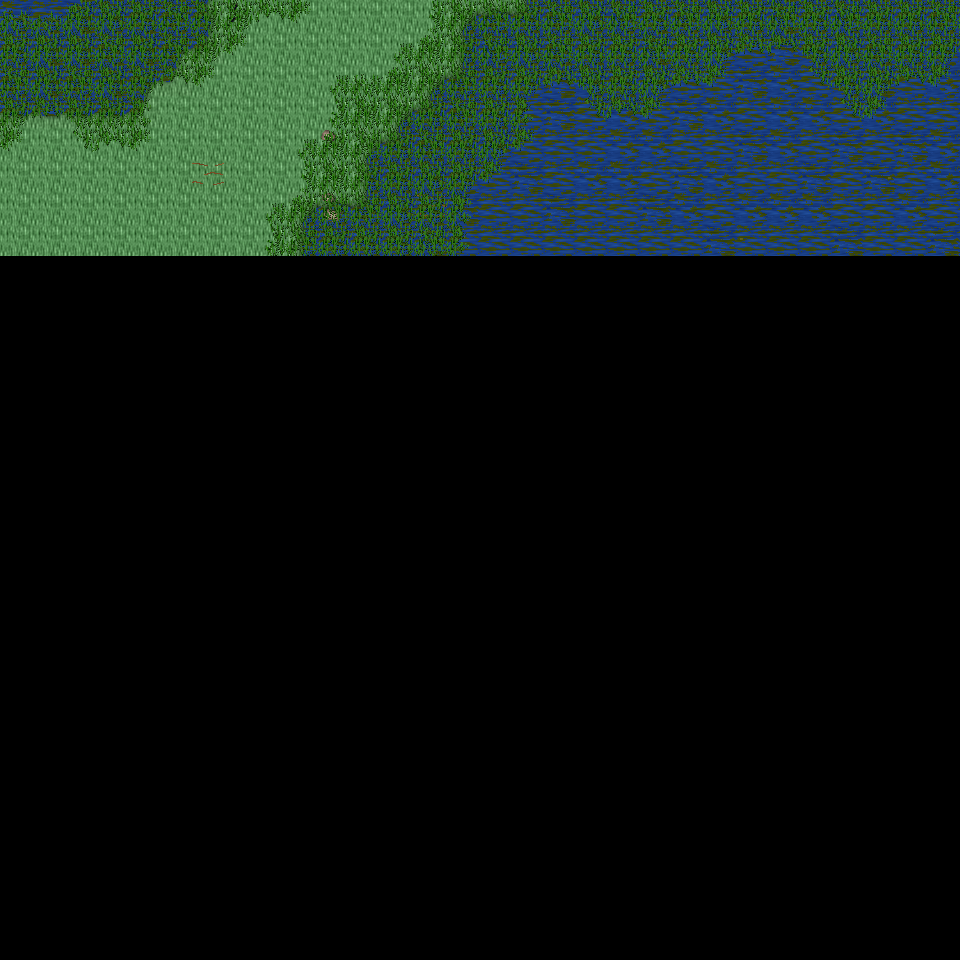

Rendered tile map (Tiled .tmx) drawn with the repository's tilesets; below, a short description and the map source with its tile grids summarised:
An orthogonal 30x30 tile map with 32x32 px tiles, 6 tile layers (Ground, Object, Object2, Above, ...), 35 tilesets and 2 objects (2x mapExit).

<map version="1.0" orientation="orthogonal" renderorder="right-down" width="30" height="30" tilewidth="32" tileheight="32" nextobjectid="3">
  <tileset firstgid="1" name="tileset_ground_ground" tilewidth="32" tileheight="32" tilecount="33" columns="3">
    <image source="../drawable/tileset_ground_ground.png" width="96" height="352" />
  </tileset>
  <tileset firstgid="34" name="tileset_plant_grasses" tilewidth="32" tileheight="32" tilecount="6" columns="3">
    <image source="../drawable/tileset_plant_grasses.png" width="96" height="64" />
  </tileset>
  <tileset firstgid="40" name="tileset_plant_flower_daisy_white" tilewidth="32" tileheight="32" tilecount="8" columns="2">
    <image source="../drawable/tileset_plant_flower_daisy_white.png" width="64" height="128" />
  </tileset>
  <tileset firstgid="48" name="tileset_ground_grass_edges" tilewidth="32" tileheight="32" tilecount="36" columns="12">
    <image source="../drawable/tileset_ground_grass_edges.png" width="384" height="96" />
  </tileset>
  <tileset firstgid="84" name="tileset_ground_grass_corners" tilewidth="32" tileheight="32" tilecount="24" columns="6">
    <image source="../drawable/tileset_ground_grass_corners.png" width="192" height="128" />
  </tileset>
  <tileset firstgid="108" name="tileset_ground_earth_edges" tilewidth="32" tileheight="32" tilecount="18" columns="6">
    <image source="../drawable/tileset_ground_earth_edges.png" width="192" height="96" />
  </tileset>
  <tileset firstgid="126" name="tileset_ground_rock_pebbles" tilewidth="32" tileheight="32" tilecount="3" columns="1">
    <image source="../drawable/tileset_ground_rock_pebbles.png" width="32" height="96" />
  </tileset>
  <tileset firstgid="129" name="tileset_plant_flower_daisy_yellow" tilewidth="32" tileheight="32" tilecount="8" columns="2">
    <image source="../drawable/tileset_plant_flower_daisy_yellow.png" width="64" height="128" />
  </tileset>
  <tileset firstgid="137" name="tileset_plant_flower_daisy_red" tilewidth="32" tileheight="32" tilecount="8" columns="2">
    <image source="../drawable/tileset_plant_flower_daisy_red.png" width="64" height="128" />
  </tileset>
  <tileset firstgid="145" name="tileset_plant_tree_tree_fluffy" tilewidth="32" tileheight="32" tilecount="12" columns="4">
    <image source="../drawable/tileset_plant_tree_tree_fluffy.png" width="128" height="96" />
  </tileset>
  <tileset firstgid="157" name="tileset_logic_creature_undead" tilewidth="32" tileheight="32" tilecount="16" columns="8">
    <image source="../drawable/tileset_logic_creature_undead.png" width="256" height="64" />
  </tileset>
  <tileset firstgid="173" name="tileset_logic_collision" tilewidth="32" tileheight="32" tilecount="1" columns="1">
    <image source="../drawable/tileset_logic_collision.png" width="32" height="32" />
  </tileset>
  <tileset firstgid="174" name="tileset_ground_water_swamp_water" tilewidth="32" tileheight="32" tilecount="33" columns="3">
    <image source="../drawable/tileset_ground_water_swamp_water.png" width="96" height="352" />
  </tileset>
  <tileset firstgid="207" name="tileset_plant_tree_tree_darkgreen" tilewidth="32" tileheight="32" tilecount="88" columns="8">
    <image source="../drawable/tileset_plant_tree_tree_darkgreen.png" width="256" height="352" />
  </tileset>
  <tileset firstgid="295" name="tileset_plant_grasses_swamp" tilewidth="32" tileheight="32" tilecount="42" columns="6">
    <image source="../drawable/tileset_plant_grasses_swamp.png" width="192" height="224" />
  </tileset>
  <tileset firstgid="337" name="tileset_building_stone_ruins" tilewidth="32" tileheight="32" tilecount="72" columns="6">
    <image source="../drawable/tileset_building_stone_ruins.png" width="192" height="384" />
  </tileset>
  <tileset firstgid="409" name="tileset_item_gothic_large_gravestone" tilewidth="32" tileheight="32" tilecount="9" columns="3">
    <image source="../drawable/tileset_item_gothic_large_gravestone.png" width="96" height="96" />
  </tileset>
  <tileset firstgid="418" name="tileset_item_gothic_skull_post" tilewidth="32" tileheight="32" tilecount="2" columns="1">
    <image source="../drawable/tileset_item_gothic_skull_post.png" width="32" height="64" />
  </tileset>
  <tileset firstgid="420" name="tileset_item_gothic_tombstone_2" tilewidth="32" tileheight="32" tilecount="8" columns="2">
    <image source="../drawable/tileset_item_gothic_tombstone_2.png" width="64" height="128" />
  </tileset>
  <tileset firstgid="428" name="tileset_item_statue_broken_green_column" tilewidth="32" tileheight="32" tilecount="2" columns="1">
    <image source="../drawable/tileset_item_statue_broken_green_column.png" width="32" height="64" />
  </tileset>
  <tileset firstgid="430" name="tileset_item_statue_broken_lion" tilewidth="32" tileheight="32" tilecount="6" columns="2">
    <image source="../drawable/tileset_item_statue_broken_lion.png" width="64" height="96" />
  </tileset>
  <tileset firstgid="436" name="tileset_item_statue_green_stone" tilewidth="32" tileheight="32" tilecount="12" columns="4">
    <image source="../drawable/tileset_item_statue_green_stone.png" width="128" height="96" />
  </tileset>
  <tileset firstgid="448" name="tileset_ground_slate_tiles" tilewidth="32" tileheight="32" tilecount="15" columns="5">
    <image source="../drawable/tileset_ground_slate_tiles.png" width="160" height="96" />
  </tileset>
  <tileset firstgid="463" name="tileset_ground_rock_rocks" tilewidth="32" tileheight="32" tilecount="4" columns="2">
    <image source="../drawable/tileset_ground_rock_rocks.png" width="64" height="64" />
  </tileset>
  <tileset firstgid="467" name="tileset_ground_rock_rocks_2" tilewidth="32" tileheight="32" tilecount="4" columns="2">
    <image source="../drawable/tileset_ground_rock_rocks_2.png" width="64" height="64" />
  </tileset>
  <tileset firstgid="471" name="tileset_ground_rock_rocks_3" tilewidth="32" tileheight="32" tilecount="16" columns="4">
    <image source="../drawable/tileset_ground_rock_rocks_3.png" width="128" height="128" />
  </tileset>
  <tileset firstgid="487" name="tileset_plant_stump_hollow_logs" tilewidth="32" tileheight="32" tilecount="6" columns="3">
    <image source="../drawable/tileset_plant_stump_hollow_logs.png" width="96" height="64" />
  </tileset>
  <tileset firstgid="493" name="tileset_plant_tree_dead_tree_2" tilewidth="32" tileheight="32" tilecount="20" columns="4">
    <image source="../drawable/tileset_plant_tree_dead_tree_2.png" width="128" height="160" />
  </tileset>
  <tileset firstgid="513" name="tileset_plant_tree_dead_tree_3" tilewidth="32" tileheight="32" tilecount="16" columns="4">
    <image source="../drawable/tileset_plant_tree_dead_tree_3.png" width="128" height="128" />
  </tileset>
  <tileset firstgid="529" name="tileset_item_corpse_skeleton" tilewidth="32" tileheight="32" tilecount="4" columns="2">
    <image source="../drawable/tileset_item_corpse_skeleton.png" width="64" height="64" />
  </tileset>
  <tileset firstgid="533" name="tileset_item_corpse_swamp_sunken" tilewidth="32" tileheight="32" tilecount="32" columns="8">
    <image source="../drawable/tileset_item_corpse_swamp_sunken.png" width="256" height="128" />
  </tileset>
  <tileset firstgid="565" name="tileset_object_rock_pillars_stone" tilewidth="32" tileheight="32" tilecount="36" columns="6">
    <image source="../drawable/tileset_object_rock_pillars_stone.png" width="192" height="192" />
  </tileset>
  <tileset firstgid="601" name="tileset_logic_creature_undead_skeleton" tilewidth="32" tileheight="32" tilecount="6" columns="6">
    <image source="../drawable/tileset_logic_creature_undead_skeleton.png" width="192" height="32" />
  </tileset>
  <tileset firstgid="607" name="tileset_logic_creature_undead_specter" tilewidth="32" tileheight="32" tilecount="6" columns="6">
    <image source="../drawable/tileset_logic_creature_undead_specter.png" width="192" height="32" />
  </tileset>
  <tileset firstgid="613" name="tileset_logic_creature_undead_zombie" tilewidth="32" tileheight="32" tilecount="5" columns="5">
    <image source="../drawable/tileset_logic_creature_undead_zombie.png" width="160" height="32" />
  </tileset>
  <layer name="Ground" width="30" height="30">
    <data>[900 cells, 240 non-empty, 15 distinct tile ids]</data>
  </layer>
  <layer name="Object" width="30" height="30">
    <data>[900 cells, 4 non-empty, 3 distinct tile ids]</data>
  </layer>
  <layer name="Object2" width="30" height="30">
    <data>[900 cells, 128 non-empty, 17 distinct tile ids]</data>
  </layer>
  <layer name="Above" width="30" height="30">
    <data>[900 cells, 0 non-empty, 0 distinct tile ids]</data>
  </layer>
  <layer name="Above2" width="30" height="30">
    <data>[900 cells, 0 non-empty, 0 distinct tile ids]</data>
  </layer>
  <layer name="Walkable" width="30" height="30">
    <data>[900 cells, 0 non-empty, 0 distinct tile ids]</data>
  </layer>
  <objectgroup name="MapEvents">
    <object id="1" name="north" type="mapExit" x="0" y="0" width="960" height="32">
      <properties>
        <property name="map" value="level_0_x204_y45" />
        <property name="x" value="0" />
        <property name="y" value="28" />
      </properties>
    </object>
    <object id="2" name="east" type="mapExit" x="928" y="0" width="32" height="960">
      <properties>
        <property name="map" value="level_0_x205_y46" />
        <property name="x" value="1" />
        <property name="y" value="0" />
      </properties>
    </object>
  </objectgroup>
</map>
